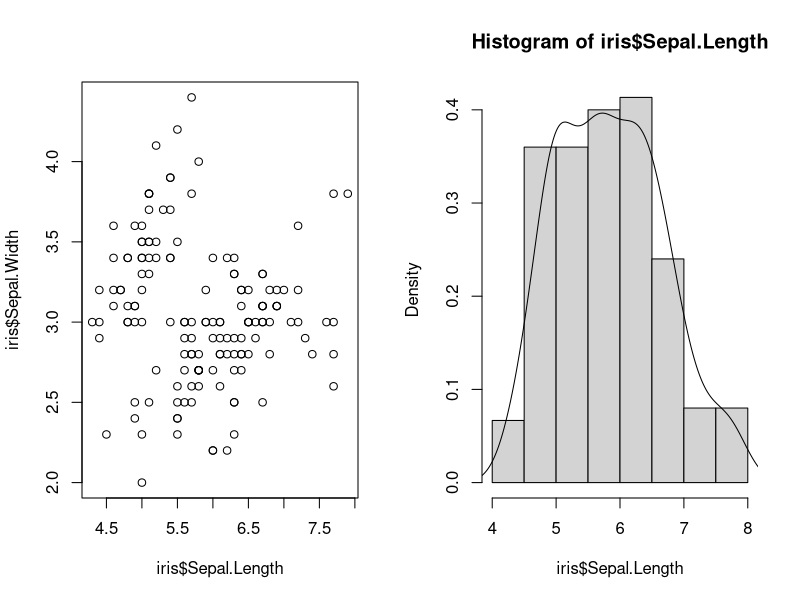

Write the R code that produced this figure.
# Scatter plot and Frequency polygon
par(mfrow=c(1,2))
plot(iris$Sepal.Length, iris$Sepal.Width)
hist(iris$Sepal.Length, freq=FALSE); lines(density(iris$Sepal.Length))
